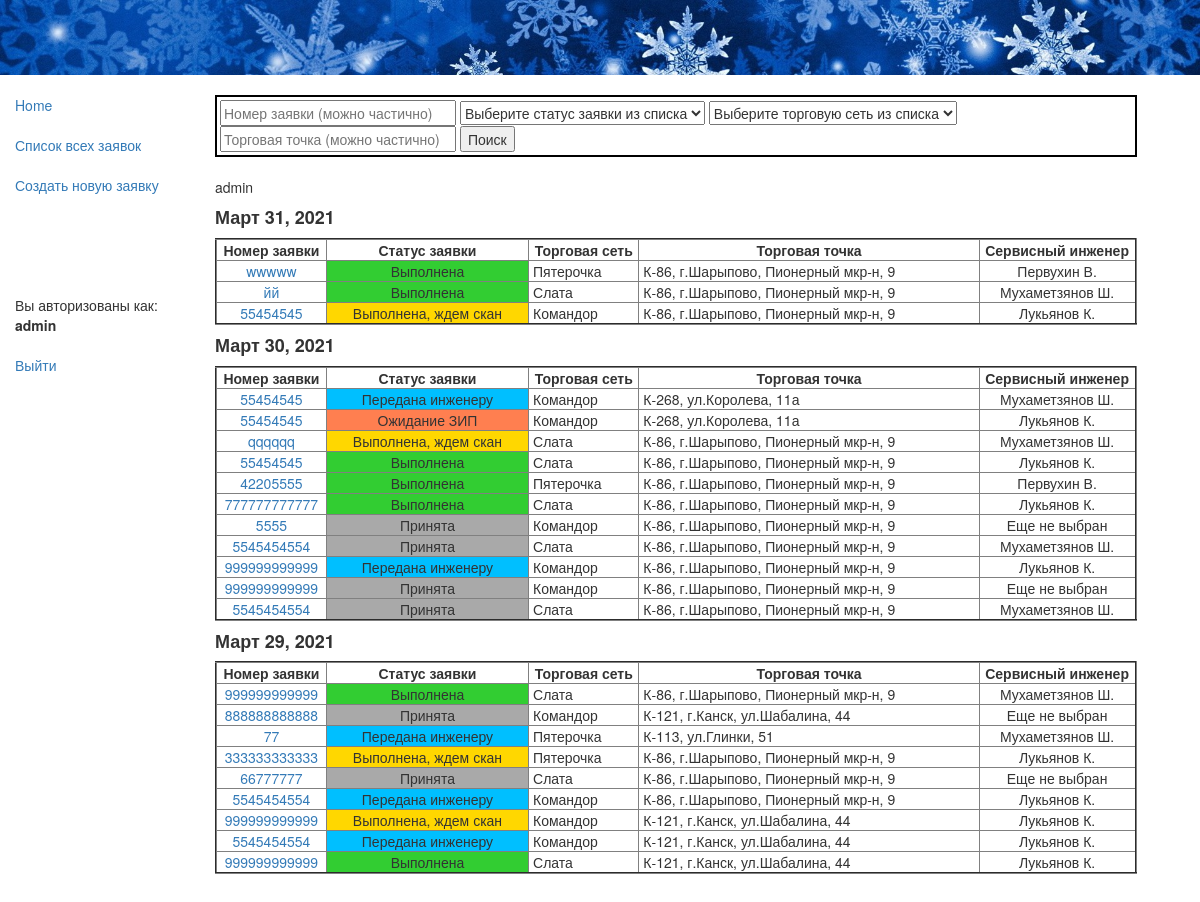
Page /app/recs/ (signed in) on the earlier database version.
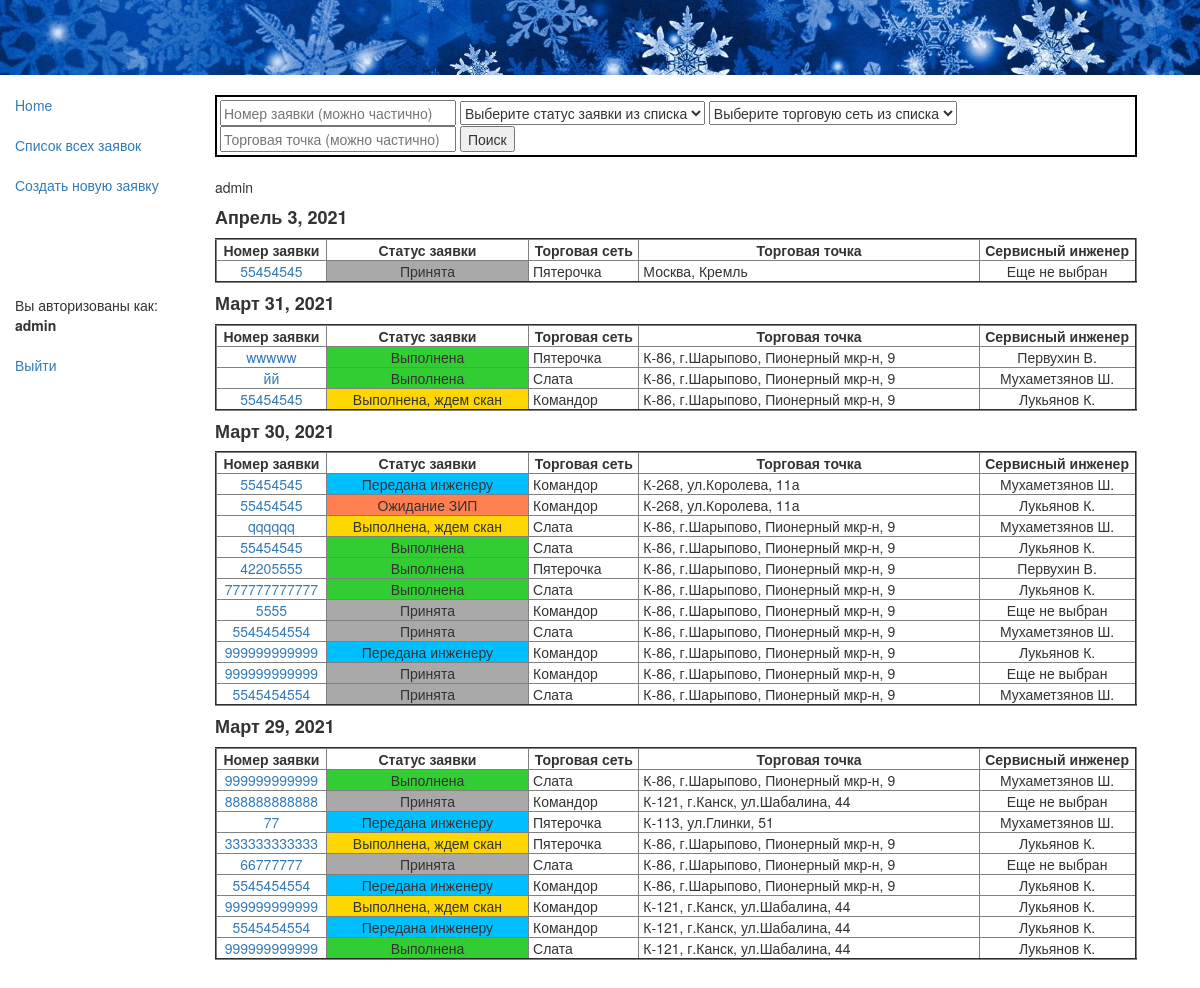
Same page on the later database version.
### app/models.py (models this page shows, shortened)
class Rec(models.Model):
    status = models.ForeignKey(Status, null=True, on_delete=models.SET_NULL, default=4, verbose_name="Статус заявки")
    retail = models.ForeignKey(Retail, null=True, on_delete=models.SET_NULL, verbose_name="Торговая сеть")
    rec_date = models.DateField(auto_now_add=True, verbose_name="Дата создания заявки")
    rec_time = models.TimeField(auto_now_add=True, verbose_name="Время создания заявки")
    user = models.ForeignKey(User, null=True, on_delete=models.SET_NULL, verbose_name="Диспетчер")
    customer = models.CharField(max_length=100, verbose_name="ФИО инициатора заявки")
    rec_num = models.CharField(verbose_name='Номер заявки', max_length=8)
    store = models.ForeignKey(Store, null=True, on_delete=models.SET_NULL, verbose_name="Торговая точка, адрес")
    description = models.TextField(max_length=1000, verbose_name="Содержание заявки")
    trouble = models.ForeignKey(Trouble, null=True, on_delete=models.SET_NULL, verbose_name="Категория неисправности")
    tech = models.ForeignKey(Tech, null=True, on_delete=models.SET_NULL, verbose_name="Сервисный инженер")
    sign_day = models.DateField(null=True, verbose_name="Дата передачи заявки инженеру")
    sign_time = models.TimeField(null=True, verbose_name="Время передачи заявки инженеру")
    zip_comment = models.TextField(max_length=1000, null=True, verbose_name="Комментарий ЗИП")
    visit_day_begin = models.DateField(null=True, verbose_name="Дата начала работ")
    visit_time_begin = models.TimeField(null=True, verbose_name="Время начала работ")
    visit_day_end = models.DateField(null=True, verbose_name="Дата окончания работ")
    visit_time_end = models.TimeField(null=True, verbose_name="Время окончания работ")
    result = models.TextField(null=True, max_length=1000, verbose_name="Результат выезда")
    form = models.CharField(null=True, max_length=10, verbose_name="Номер заказа-наряда")
    jpg = models.ImageField(upload_to='images', null=True, verbose_name="Скан-копия заказа-наряда")
    class Meta:
        verbose_name = 'Заявка'
        verbose_name_plural = 'Заявки'
        ordering = ['-rec_time'] # отображение заявок в rec-list.html в обратном порядке по времени
        permissions = (("can_create_update", "Может rec_create и rec_update"),
                       ("can_list_detail", "Может rec_list и rec_detail"),
                       )
    def get_absolute_url(self):
        return reverse('rec_detail', args=[str(self.id)])

class Status(models.Model):
    name = models.CharField(max_length=32, help_text="Состояние заявки")
    class Meta:
        verbose_name = 'Статус'
        verbose_name_plural = 'Статусы'
    def __str__(self):
        return self.name

class Retail(models.Model):
    name = models.CharField(max_length=64, help_text="Торговая сеть")
    class Meta:
        verbose_name = 'Торговая сеть'
        verbose_name_plural = 'Торговые сети'
    def __str__(self):
        return self.name

class Store(models.Model):
    name = models.CharField(max_length=96, help_text="Торговая точка, адрес")
    retail = models.ForeignKey(Retail, null=True, on_delete=models.SET_NULL, verbose_name="Торговая сеть")
    class Meta:
        verbose_name = 'Магазин'
        verbose_name_plural = 'Магазины'
    def __str__(self):
        return self.name

class Tech(models.Model):
    name = models.CharField(max_length=64, help_text="Сервисный инженер")
    class Meta:
        verbose_name = 'Инженер'
        verbose_name_plural = 'Инженеры'
    def __str__(self):
        return self.name

### app/views.py (the view)
class RecList(PermissionRequiredMixin, generic.ListView):
    model = Rec
    permission_required = 'app.can_list_detail'
    def get_queryset(self):  # новый
        global x # глоб. перем. для передачи отфильтрованного QuerySet из этой функции в следующую
        global y # глоб. перем. - флаг того, что была фильтрация
        y = False
        rn = self.request.GET.get('rn') # принимаем значения из полей для поиска из rec_list.html
        rs = self.request.GET.get('rs')
        r = self.request.GET.get('r')
        s = self.request.GET.get('s')
        recs = Rec.objects.all()
        if rn:  # фильтр по номеру заявки
            recs = recs.filter(rec_num__icontains=rn)
        if rs:  # фильтр по статусу
            recs = recs.filter(status=rs)
        if r:  # фильтр по торговой сети
            recs = recs.filter(retail=r)
        if s:  # фильтр торговой точке
            search_list = []
            for i in recs:
                if s in i.store.name:
                    search_list.append(i.id)
            recs = recs.filter(id__in=search_list)
        recs = recs.exclude(store=None)
        x = recs
        if rn or rs or r or s:
            y = True
        return recs
    def get_context_data(self, **kwargs):
        context = super(RecList, self).get_context_data(**kwargs)
        ddd = set()
        for i in x: # x - это уже отфильтрованный первой функцией список
             ddd.add(i.rec_date)
        ddd = sorted(ddd, reverse=True)[:45]  # сортировка убыванию даты и кол-во отображаемых дней
        context['status_all'] = Status.objects.all()  # Передаем эти кверисеты для организации
        context['retail_all'] = Retail.objects.all()  # выпадающего списка в HTML
        context['ddd'] = ddd # Добавляем переменную с датами к контексту для использования в HTML
        context['gray'] = gray  # цвета статусов
        context['blue'] = blue
        context['yellow'] = yellow
        context['green'] = green
        context['red'] = red
        context['y'] = y # глоб. перем. - флаг того, что была фильтрация
        return context

### app/templates/app/rec_list.html (shortened to what this page needs)
{% extends "base_generic.html" %}
{% block content %}
<br>
<div style="border: 2px solid black; background-color: white; padding: 3px; width:95%;">
{% if y %}
    <form action="{% url 'recs' %}">
      <button type="submit">Убрать фильтр</button>
    </form>
{% else %}
<form name="feedback" method="get" action="{% url 'recs' %}">
 <input size = "28" type="text" name="rn" placeholder="Номер заявки (можно частично)">
  <select name="rs">
    <option value="">Выберите статус заявки из списка</option>
  </select>
  <select name="r">
    <option value="">Выберите торговую сеть из списка</option>
  </select>
<input size = "28" type="text" name="s" placeholder="Торговая точка (можно частично)">
 {% if not y %}
    <input type="submit" name="submit_btn" value="Поиск">
      {% endif %}
{% endif %}
</form>
</div>
<br>
  {% if rec_list %}
{{ user.get_username }}
    {% for d in ddd %}
<table border="2" width="95%">
        <h4><strong>{{ d }}  </strong></h4>
       <tr>
           <td width="12%" align="center" > <strong> &nbsp;Номер заявки&nbsp; </strong> </td>
           <td width="22%" align="center" > <strong> &nbsp;Статус заявки&nbsp; </strong> </td>
           <td width="12%" align="center" > <strong> &nbsp;Торговая сеть&nbsp; </strong> </td>
           <td width="37%" align="center" > <strong> &nbsp;Торговая точка&nbsp; </strong> </td>
           <td width="17%" align="center" > <strong> &nbsp;Сервисный инженер&nbsp; </strong> </td>
       </tr>
      {% for rec in rec_list %}
            {% if rec.rec_date == d %}
          <tr>
              <td align="center" > <a href="{{ rec.get_absolute_url }}">&nbsp;{{ rec.rec_num }}&nbsp;</a> </td>
                {% if rec.status == gray %}
                <td bgcolor=#A9A9A9 align="center" > &nbsp;{{ rec.status }}&nbsp;</td>
                {% elif rec.status == blue %}
                <td bgcolor=#00BFFF align="center" > &nbsp;{{ rec.status }}&nbsp;</td>
                {% elif rec.status == red %}
                <td bgcolor=#FF7F50 align="center" > &nbsp;{{ rec.status }}&nbsp;</td>
                {% elif rec.status == yellow %}
                <td bgcolor=#FFD700 align="center" > &nbsp;{{ rec.status }}&nbsp;</td>
                {% elif rec.status == green %}
                <td bgcolor=#32CD32 align="center" > &nbsp;{{ rec.status }}&nbsp;</td>
                {% endif %}
              <td > &nbsp;{{ rec.retail}}&nbsp; </td>
              <td > &nbsp;{{ rec.store}}&nbsp; </td>
              {% if rec.tech %}
              <td  align="center" > &nbsp;{{ rec.tech }}&nbsp;</td>
              {% else %}
              <td align="center" > &nbsp;Еще не выбран&nbsp;</td>
              {% endif %}
          </tr>
            {% endif %}
      {% endfor %}
    </table>
    {% endfor %}
  {% else %}
    <br><p>А заявок то нетути</p>
  {% endif %}
<br><br>
{% endblock %}

### app/templates/base_generic.html (shortened to what this page needs)
<!DOCTYPE html>
<html lang="en">
<head>
  <link rel="stylesheet" href="https://maxcdn.bootstrapcdn.com/bootstrap/3.3.7/css/bootstrap.min.css">
  {% load static %}
  <link rel="stylesheet" href="{% static 'css/styles.css' %}">
  <img src="{% static 'images/snow.jpg' %}" alt="Snow" style="width:100%;"/>
</head>
<body>
  <div class="container-fluid">
    <div class="row">
      <div class="col-sm-2">
      {% block sidebar %}
      <ul class="sidebar-nav">
          <li><a href="{% url 'index' %}">Home</a></li> <br>
          {% if perms.app.can_list_detail %}
          <li><a href="{% url 'recs' %}">Список всех заявок</a></li>
          {% endif %}
          <br>
          {% if perms.app.can_create_update %}
          <li><a href="{% url 'rec_create' %}">Создать новую заявку</a></li>
          {% endif %}
          <br><br><br><br><br>
        {% if user.is_authenticated %}
            <li>Вы авторизованы как: </li><li><strong>{{ user.get_username }}</strong></li><br>
            <li><a href="{% url 'logout'%}?next={% url 'index' %}">Выйти</a></li>
        {% else %}
            <li><strong>Вы не авторизованы.</strong></li> <br>
            <li>Чтобы это исправить, </li>
            <li><a href="{% url 'login'%}?next={% url 'index' %}">нажмите здесь.</a></li>
        {% endif %}
      </ul>
     {% endblock %}
      </div>
      <div class="col-sm-10 ">
      {% block content %}{% endblock %}
      </div>
    </div>
  </div>
</body>
</html>

### app/static/css/styles.css (style rules this page uses)
.sidebar-nav { margin-top: 20px; padding: 0; list-style: none; }

Differences in the rows shown:
added Rec: ddd "Апрель 3, 2021", rec_num "55454545", status "Принята", retail "Пятерочка", store "Москва, Кремль", shows "Еще не выбран"
Other differences:
new list line: "Номер заявки Статус заявки Торговая сеть Торговая точка Сервисный инженер"
